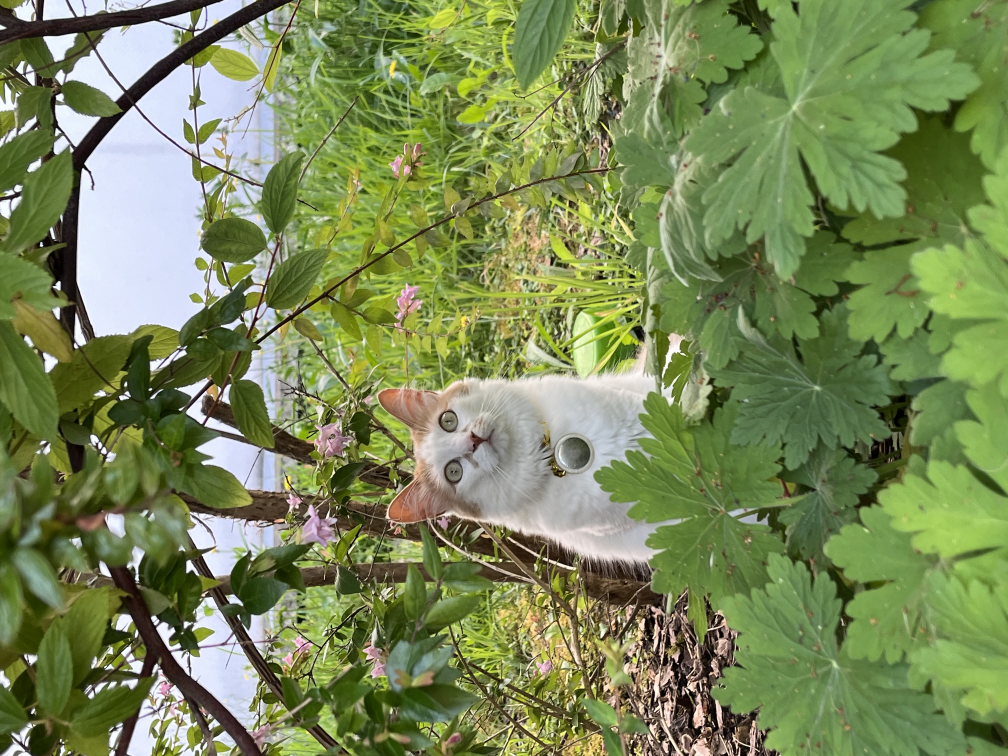
#> input picture python_attempts/Data/IMG_6098.jpeg, 4032 x 3024 px, found by its file name (shown at 1/4 size)
$ jupyter execute image_to_sound_unsuccessful_attempt.ipynb
#> lines starting #> are read from the running program, lines starting #| are printed output that depends on the picture
# Image to Sound Conversion Attempt 1

(Hesaneh)

In this notebook, I tried to convert an image into sound. It reads the image line by line, converts it into an array, and then flattens it to create sound data. However, the output doesn't reflect the structure or details of the image in a meaningful way for sonification, as the sound is quite flat and not what I expected.

The problem is that the code reads the image as a one-dimensional array, which may not capture enough of the image's complexity.

[cell 1]
import numpy as np
from PIL import Image
from scipy.io.wavfile import write
import matplotlib.pyplot as plt

def image_to_sound(image_path, output_path, sample_rate=44100):
#> called with image_path = 'IMG_6098.jpeg', output_path = 'image_sound.wav', sample_rate = 44100
    image = Image.open(image_path).convert('L')
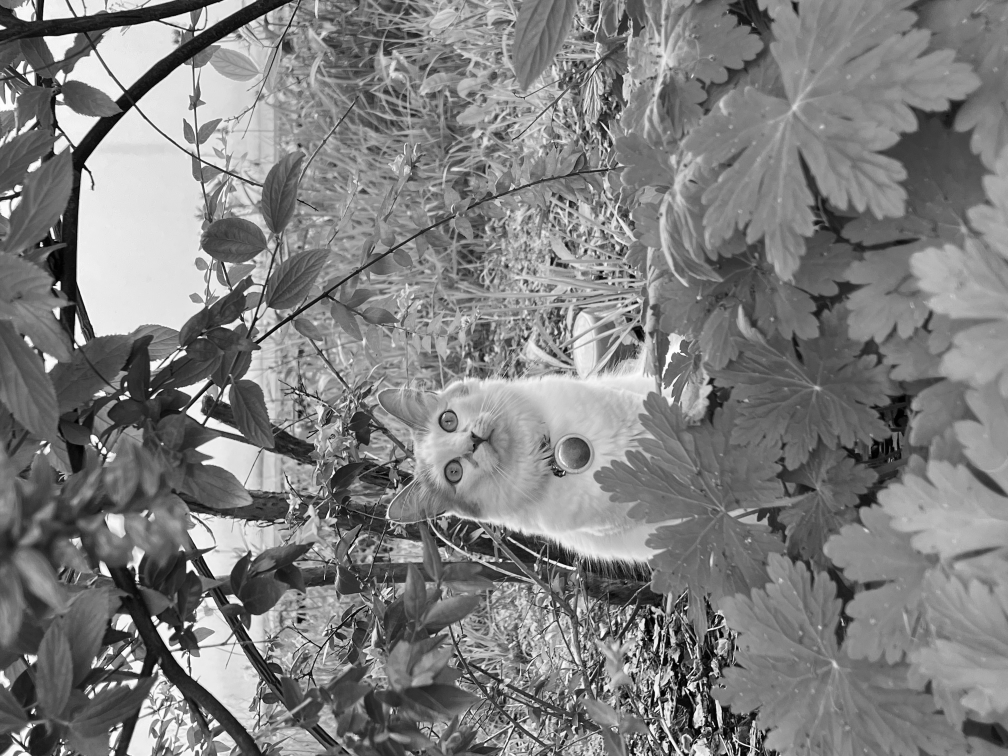
#> image: PIL image 4032x3024 L (shown at 1/4 size); min 0, max 255, mean 126.6
    image_array = np.array(image)
    image_array = image_array / 255.0


    sound_data = image_array.flatten()
    sound_data = sound_data * 2 - 1
    sound_data = (sound_data * 32767).astype(np.int16)

    write(output_path, sample_rate, sound_data)

jpeg_file = 'IMG_6098.jpeg'
wav_file = 'image_sound.wav'

image_to_sound(jpeg_file, wav_file)


$ run again, with python_attempts/Data/bear.webp saved as python_attempts/Data/IMG_6098.jpeg
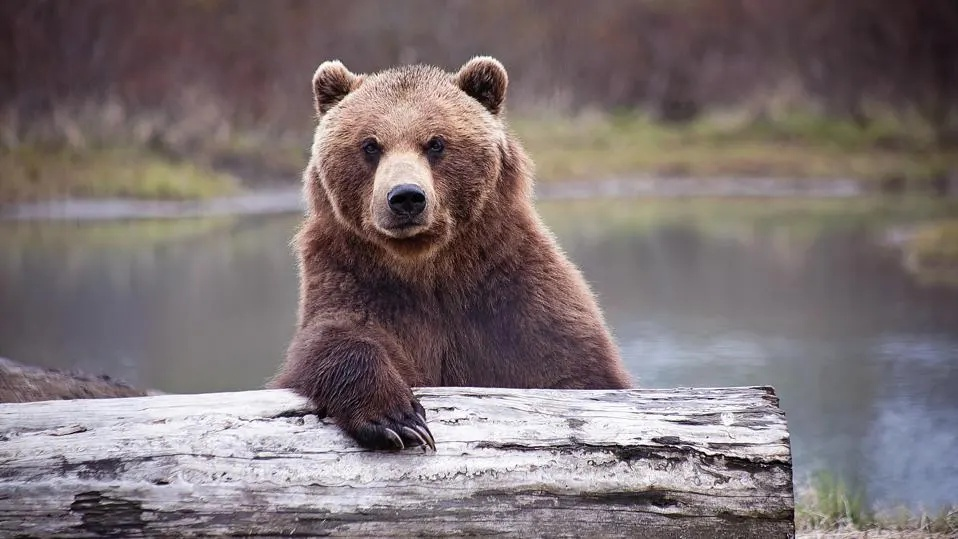
#> input picture python_attempts/Data/bear.webp, 958 x 539 px, found by its file name
#> in image_to_sound, `image = Image.open(image_path).convert('L')`:
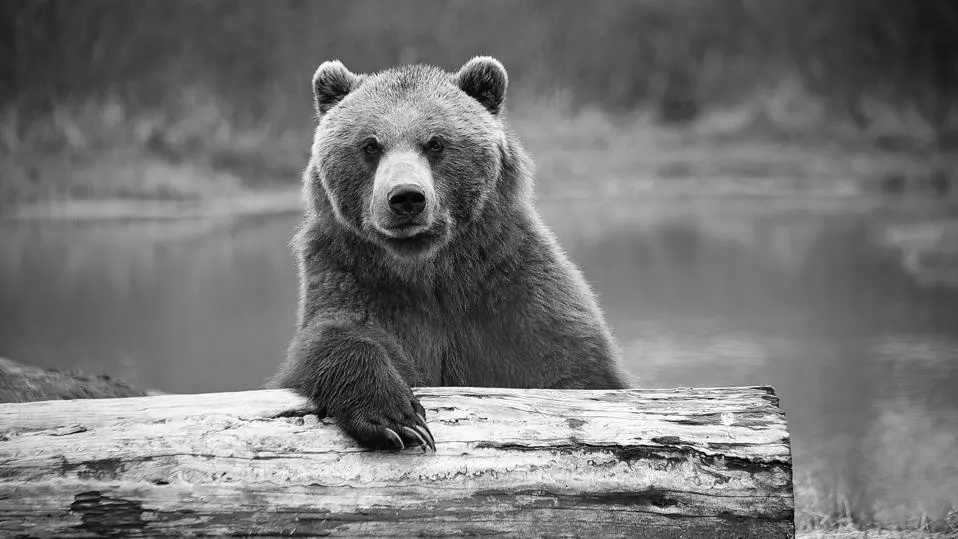
#> image: PIL image 958x539 L; min 0, max 255, mean 116.9

$ run again, with python_attempts/Data/fox.jpg copied over python_attempts/Data/IMG_6098.jpeg
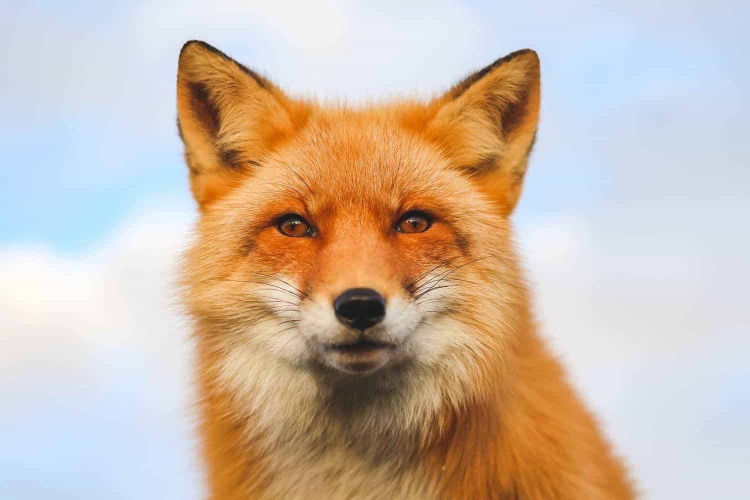
#> input picture python_attempts/Data/fox.jpg, 1500 x 1000 px, found by its file name (shown at 1/2 size)
#> in image_to_sound, `image = Image.open(image_path).convert('L')`:
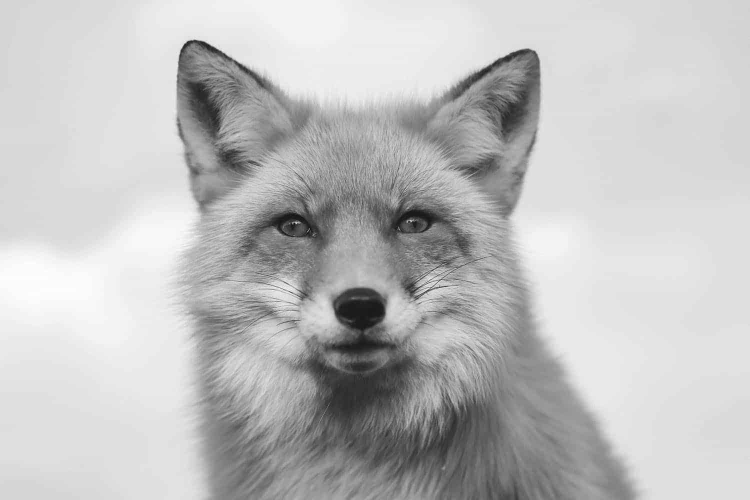
#> image: PIL image 1500x1000 L (shown at 1/2 size); min 1, max 254, mean 190.9
